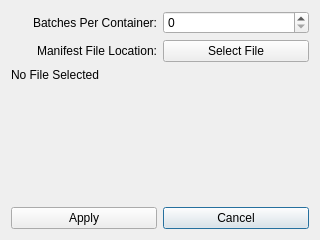
<?xml version="1.0" encoding="UTF-8"?>
<ui version="4.0">
 <class>OptionsDialog</class>
 <widget class="QDialog" name="OptionsDialog">
  <property name="geometry">
   <rect>
    <x>0</x>
    <y>0</y>
    <width>320</width>
    <height>240</height>
   </rect>
  </property>
  <property name="windowTitle">
   <string>Options</string>
  </property>
  <layout class="QGridLayout" name="gridLayout">
   <item row="4" column="1">
    <widget class="QPushButton" name="cancel_button">
     <property name="text">
      <string>Cancel</string>
     </property>
    </widget>
   </item>
   <item row="4" column="0">
    <widget class="QPushButton" name="apply_button">
     <property name="text">
      <string>Apply</string>
     </property>
    </widget>
   </item>
   <item row="0" column="1">
    <widget class="QSpinBox" name="batches_spin_box"/>
   </item>
   <item row="1" column="1">
    <widget class="QPushButton" name="default_file_button">
     <property name="text">
      <string>Select File</string>
     </property>
    </widget>
   </item>
   <item row="3" column="0">
    <spacer name="verticalSpacer">
     <property name="orientation">
      <enum>Qt::Vertical</enum>
     </property>
     <property name="sizeHint" stdset="0">
      <size>
       <width>20</width>
       <height>40</height>
      </size>
     </property>
    </spacer>
   </item>
   <item row="1" column="0">
    <widget class="QLabel" name="manifest_location_label">
     <property name="text">
      <string>Manifest File Location:</string>
     </property>
     <property name="alignment">
      <set>Qt::AlignRight|Qt::AlignTrailing|Qt::AlignVCenter</set>
     </property>
    </widget>
   </item>
   <item row="0" column="0">
    <widget class="QLabel" name="batch_number_label">
     <property name="text">
      <string>Batches Per Container:</string>
     </property>
     <property name="alignment">
      <set>Qt::AlignRight|Qt::AlignTrailing|Qt::AlignVCenter</set>
     </property>
    </widget>
   </item>
   <item row="2" column="0">
    <widget class="QLabel" name="file_path_label">
     <property name="text">
      <string>No File Selected</string>
     </property>
    </widget>
   </item>
  </layout>
 </widget>
 <resources/>
 <connections/>
</ui>
